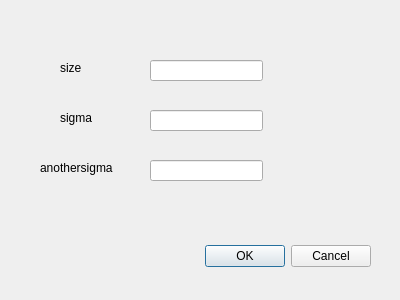
<?xml version="1.0" encoding="UTF-8"?>
<ui version="4.0">
 <class>BilateralFilterDialog</class>
 <widget class="QDialog" name="BilateralFilterDialog">
  <property name="geometry">
   <rect>
    <x>0</x>
    <y>0</y>
    <width>400</width>
    <height>300</height>
   </rect>
  </property>
  <property name="windowTitle">
   <string>Dialog</string>
  </property>
  <widget class="QDialogButtonBox" name="buttonBox">
   <property name="geometry">
    <rect>
     <x>30</x>
     <y>240</y>
     <width>341</width>
     <height>32</height>
    </rect>
   </property>
   <property name="orientation">
    <enum>Qt::Horizontal</enum>
   </property>
   <property name="standardButtons">
    <set>QDialogButtonBox::Cancel|QDialogButtonBox::Ok</set>
   </property>
  </widget>
  <widget class="QLineEdit" name="sizeInputEdit">
   <property name="geometry">
    <rect>
     <x>150</x>
     <y>60</y>
     <width>113</width>
     <height>21</height>
    </rect>
   </property>
  </widget>
  <widget class="QLineEdit" name="sigmaInputEdit">
   <property name="geometry">
    <rect>
     <x>150</x>
     <y>110</y>
     <width>113</width>
     <height>21</height>
    </rect>
   </property>
  </widget>
  <widget class="QLineEdit" name="anothersigmaInputEdit">
   <property name="geometry">
    <rect>
     <x>150</x>
     <y>160</y>
     <width>113</width>
     <height>21</height>
    </rect>
   </property>
  </widget>
  <widget class="QLabel" name="label">
   <property name="geometry">
    <rect>
     <x>60</x>
     <y>60</y>
     <width>60</width>
     <height>16</height>
    </rect>
   </property>
   <property name="text">
    <string>size</string>
   </property>
  </widget>
  <widget class="QLabel" name="label_2">
   <property name="geometry">
    <rect>
     <x>60</x>
     <y>110</y>
     <width>60</width>
     <height>16</height>
    </rect>
   </property>
   <property name="text">
    <string>sigma</string>
   </property>
  </widget>
  <widget class="QLabel" name="label_3">
   <property name="geometry">
    <rect>
     <x>40</x>
     <y>160</y>
     <width>91</width>
     <height>16</height>
    </rect>
   </property>
   <property name="text">
    <string>anothersigma</string>
   </property>
  </widget>
 </widget>
 <resources/>
 <connections>
  <connection>
   <sender>buttonBox</sender>
   <signal>accepted()</signal>
   <receiver>BilateralFilterDialog</receiver>
   <slot>accept()</slot>
   <hints>
    <hint type="sourcelabel">
     <x>248</x>
     <y>254</y>
    </hint>
    <hint type="destinationlabel">
     <x>157</x>
     <y>274</y>
    </hint>
   </hints>
  </connection>
  <connection>
   <sender>buttonBox</sender>
   <signal>rejected()</signal>
   <receiver>BilateralFilterDialog</receiver>
   <slot>reject()</slot>
   <hints>
    <hint type="sourcelabel">
     <x>316</x>
     <y>260</y>
    </hint>
    <hint type="destinationlabel">
     <x>286</x>
     <y>274</y>
    </hint>
   </hints>
  </connection>
 </connections>
</ui>
